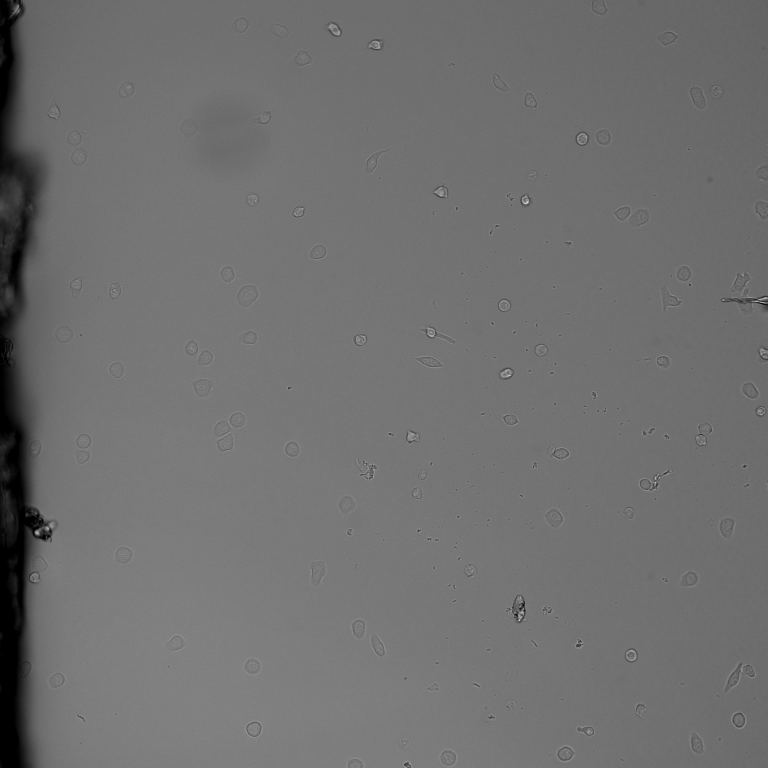
#> input picture aiSEGcell_supplement/aiSEGcell_sourcedata_scripts_software/sourcedata_analysis_scripts/fig4/a/data/230624DS30_p0018_t00007_z001_w00.png, 2304 x 2304 px (shown at 1/3 size); its folder holds only this picture in this run
$ python fig4_a.py
#> lines starting #> are read from the running program, lines starting #| are printed output that depends on the picture
import glob
import os

from skimage import io, exposure


# define output directory
path_out = '../../output/fig4/a'
os.makedirs(path_out, exist_ok=True)

# collect all images
path_data  = glob.glob('./data/*.png')

# assign crop bounding boxes per image
crops = {
        '230624DS30_p0018_t00007_z001_w00.png': [890, 1485, 950, 1545],
        '230624DS30_p0018_t00007_z001_w01.png': [890, 1485, 950, 1545],
        '230624DS30_p0018_t00007_z001_w02.png': [890, 1485, 950, 1545],
        '230624DS30_p0018_t00007_z001_w03.png': [890, 1485, 950, 1545],
        '230624DS30_p0018_t00007_z001_w04.png': [890, 1485, 950, 1545],
        '230624DS30_p0018_t00030_z001_w00.png': [890, 1465, 950, 1525],
        '230624DS30_p0018_t00030_z001_w01.png': [890, 1465, 950, 1525],
        '230624DS30_p0018_t00030_z001_w02.png': [890, 1465, 950, 1525],
        '230624DS30_p0018_t00030_z001_w03.png': [890, 1465, 950, 1525],
        '230624DS30_p0018_t00030_z001_w04.png': [890, 1465, 950, 1525],
        '230624DS30_p0018_t00157_z001_w00.png': [870, 1270, 950, 1350],
        '230624DS30_p0018_t00157_z001_w01.png': [870, 1270, 950, 1350],
        '230624DS30_p0018_t00157_z001_w02.png': [870, 1270, 950, 1350],
        '230624DS30_p0018_t00157_z001_w03.png': [870, 1270, 950, 1350],
        '230624DS30_p0018_t00157_z001_w04.png': [870, 1270, 950, 1350],
        }

# load and crop images and collect min and max intensities
bp_wp = {
        '230624DS30_p0018_t00007_z001_w00.png': [80, 160],
        '230624DS30_p0018_t00007_z001_w01.png': [15, 80],
        '230624DS30_p0018_t00007_z001_w02.png': [5, 40],
        '230624DS30_p0018_t00007_z001_w03.png': [0, 255],
        '230624DS30_p0018_t00007_z001_w04.png': [5, 50],
        '230624DS30_p0018_t00030_z001_w00.png': [80, 160],
        '230624DS30_p0018_t00030_z001_w01.png': [15, 80],
        '230624DS30_p0018_t00030_z001_w02.png': [5, 40],
        '230624DS30_p0018_t00030_z001_w03.png': [0, 255],
        '230624DS30_p0018_t00030_z001_w04.png': [5, 50],
        '230624DS30_p0018_t00157_z001_w00.png': [80, 160],
        '230624DS30_p0018_t00157_z001_w01.png': [15, 80],
        '230624DS30_p0018_t00157_z001_w02.png': [5, 40],
        '230624DS30_p0018_t00157_z001_w03.png': [0, 255],
        '230624DS30_p0018_t00157_z001_w04.png': [5, 50],
        }

for path_img in path_data:
    img = io.imread(path_img)
#> img is the input picture: shape (2304, 2304, 3); min 0, max 237, mean 111.8

    # crop images
    img_name = os.path.basename(path_img)
    img = img[crops[img_name][0]:crops[img_name][2],
              crops[img_name][1]:crops[img_name][3]]
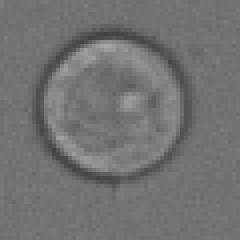
#> img: shape (60, 60, 3) (shown 4 times larger); min 64, max 168, mean 114

    # adjust min/max intensities
    img = exposure.rescale_intensity(img, in_range=(bp_wp[img_name][0], bp_wp[img_name][1]), out_range=(0, 255))
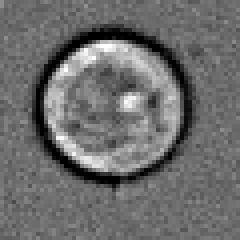
#> img: shape (60, 60, 3) float64 (shown 4 times larger); min 0, max 255, mean 108.8

    # save crops
    io.imsave(os.path.join(path_out, img_name), img.astype('uint8'))

$ run again, on aiSEGcell_supplement/aiSEGcell_sourcedata_scripts_software/sourcedata_analysis_scripts/fig4/a/data/230624DS30_p0018_t00007_z001_w04.png
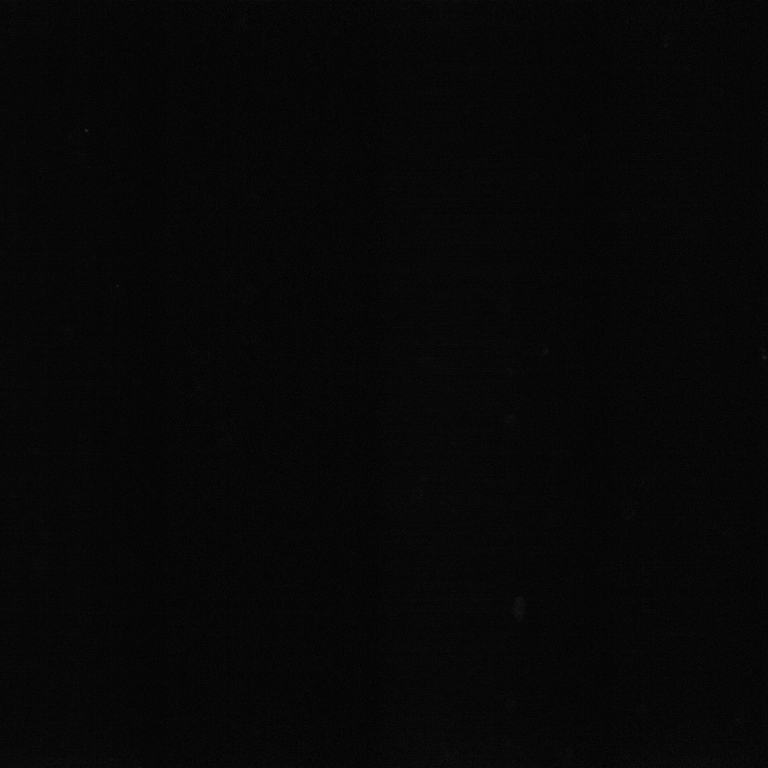
#> input picture aiSEGcell_supplement/aiSEGcell_sourcedata_scripts_software/sourcedata_analysis_scripts/fig4/a/data/230624DS30_p0018_t00007_z001_w04.png, 2304 x 2304 px (shown at 1/3 size)
#> img is the input picture: shape (2304, 2304, 3); min 0, max 154, mean 7.1
#> `img = img[crops[img_name][0]:crops[img_name][2], crops[img_name][1]:cr..`:
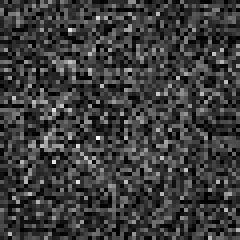
#> img: shape (60, 60, 3) (shown 4 times larger); min 0, max 34, mean 8; drawn with min black and max white
#> `img = exposure.rescale_intensity(img, in_range=(bp_wp[img_name][0], bp..`:
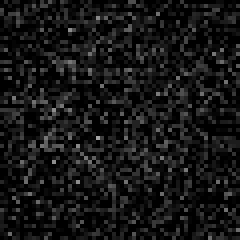
#> img: shape (60, 60, 3) float64 (shown 4 times larger); min 0, max 164.3, mean 21.8

$ run again, on aiSEGcell_supplement/aiSEGcell_sourcedata_scripts_software/sourcedata_analysis_scripts/fig4/a/data/230624DS30_p0018_t00030_z001_w01.png
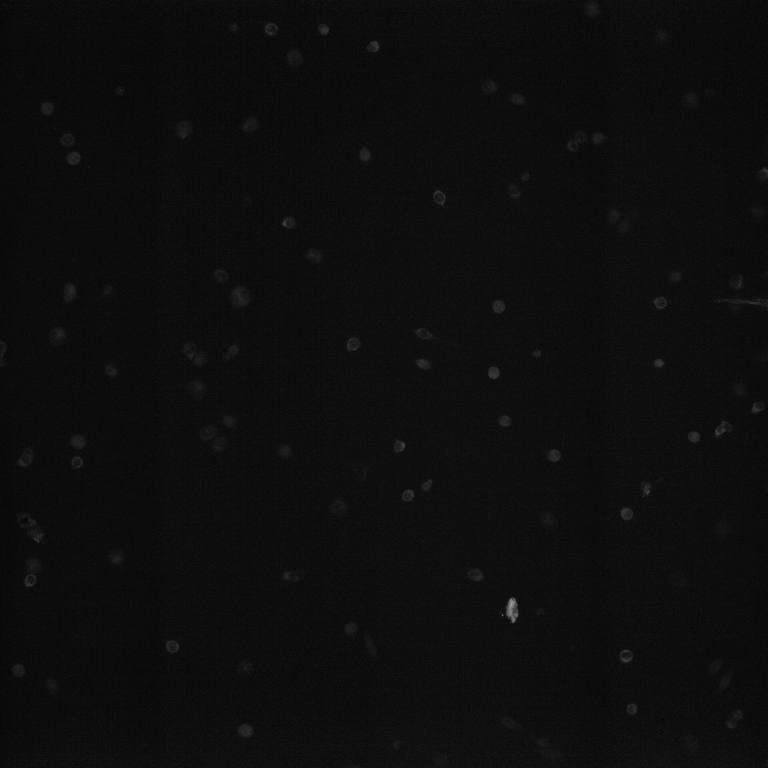
#> input picture aiSEGcell_supplement/aiSEGcell_sourcedata_scripts_software/sourcedata_analysis_scripts/fig4/a/data/230624DS30_p0018_t00030_z001_w01.png, 2304 x 2304 px (shown at 1/3 size)
#> img is the input picture: shape (2304, 2304, 3); min 0, max 255, mean 13.6
#> `img = img[crops[img_name][0]:crops[img_name][2], crops[img_name][1]:cr..`:
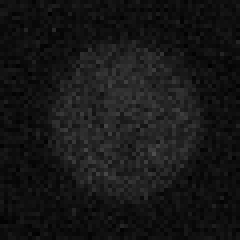
#> img: shape (60, 60, 3) (shown 4 times larger); min 0, max 78, mean 22.3
#> `img = exposure.rescale_intensity(img, in_range=(bp_wp[img_name][0], bp..`:
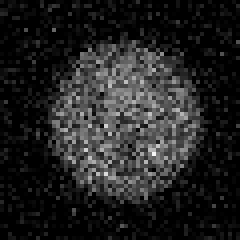
#> img: shape (60, 60, 3) float64 (shown 4 times larger); min 0, max 247.2, mean 34.6

$ run again, on aiSEGcell_supplement/aiSEGcell_sourcedata_scripts_software/sourcedata_analysis_scripts/fig4/a/data/230624DS30_p0018_t00007_z001_w01.png
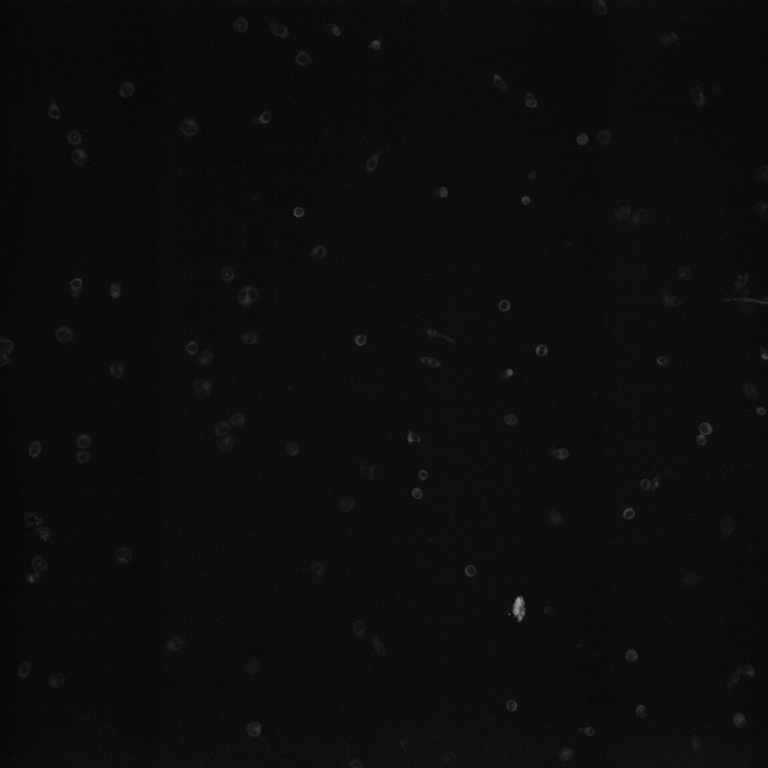
#> input picture aiSEGcell_supplement/aiSEGcell_sourcedata_scripts_software/sourcedata_analysis_scripts/fig4/a/data/230624DS30_p0018_t00007_z001_w01.png, 2304 x 2304 px (shown at 1/3 size)
#> img is the input picture: shape (2304, 2304, 3); min 0, max 255, mean 13.4
#> `img = img[crops[img_name][0]:crops[img_name][2], crops[img_name][1]:cr..`:
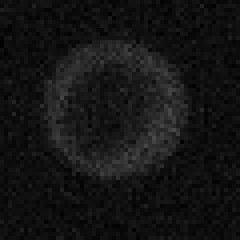
#> img: shape (60, 60, 3) (shown 4 times larger); min 0, max 74, mean 20.3
#> `img = exposure.rescale_intensity(img, in_range=(bp_wp[img_name][0], bp..`:
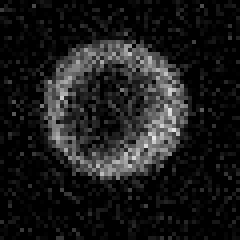
#> img: shape (60, 60, 3) float64 (shown 4 times larger); min 0, max 231.5, mean 27.8
